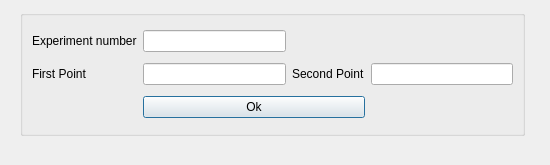
<?xml version="1.0" encoding="UTF-8"?>
<ui version="4.0">
 <class>Dialog</class>
 <widget class="QDialog" name="Dialog">
  <property name="geometry">
   <rect>
    <x>0</x>
    <y>0</y>
    <width>550</width>
    <height>165</height>
   </rect>
  </property>
  <property name="windowTitle">
   <string>Dialog</string>
  </property>
  <widget class="QGroupBox" name="groupBox">
   <property name="geometry">
    <rect>
     <x>20</x>
     <y>10</y>
     <width>505</width>
     <height>126</height>
    </rect>
   </property>
   <property name="title">
    <string/>
   </property>
   <layout class="QGridLayout" name="gridLayout">
    <item row="0" column="0">
     <widget class="QLabel" name="label">
      <property name="text">
       <string>Experiment number</string>
      </property>
     </widget>
    </item>
    <item row="0" column="1">
     <widget class="QLineEdit" name="lineEditExperimentNumber"/>
    </item>
    <item row="1" column="0">
     <widget class="QLabel" name="label_2">
      <property name="text">
       <string>First Point</string>
      </property>
     </widget>
    </item>
    <item row="1" column="1">
     <widget class="QLineEdit" name="lineEditFirstPoint"/>
    </item>
    <item row="1" column="2">
     <widget class="QLabel" name="label_3">
      <property name="text">
       <string>Second Point</string>
      </property>
     </widget>
    </item>
    <item row="1" column="3">
     <widget class="QLineEdit" name="lineEditSecondPoint"/>
    </item>
    <item row="2" column="1" colspan="2">
     <widget class="QPushButton" name="pushButtonPivotal">
      <property name="text">
       <string>Ok</string>
      </property>
     </widget>
    </item>
   </layout>
  </widget>
 </widget>
 <resources/>
 <connections/>
</ui>
